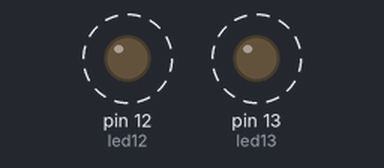
This sketch was run on a simulated Arduino Uno, built with avr-gcc and run on an emulated ATmega328P. Parts: output pins drawn as LEDs (lit = HIGH). Dashed ring = blinking. What the sketch prints to the serial monitor is not drawn.

Above: at 0.12 s.
Timing chart, 0 to 3.0 s (numbered marks = the images above):
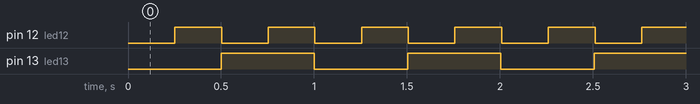

Measured:
- by itself, pin 12 (led12): alternates HIGH for 0.25 s and LOW for 0.25 s
- by itself, pin 13 (led13): alternates HIGH for 0.50 s and LOW for 0.50 s

The sketch:

sketch_jan31c.ino
```cpp
unsigned long time12;
unsigned long time13;
boolean etat13 = 0;
boolean etat12 = 0;

int led13 =13;
int led12 =12;

// the setup function runs once when you press reset or power the board
void setup() {
  // initialize digital pin LED_BUILTIN as an output.
  pinMode(led13, OUTPUT);
  pinMode (led12, OUTPUT);
  Serial.begin(9600);
  Serial.print("yo");
}

// the loop function runs over and over again forever
void loop() {

  if (millis()-time13>500){
    time13=millis();
    etat13=!etat13;
    digitalWrite (led13, etat13);
  }

  if (millis()-time12>250){
    time12=millis();
    etat12=!etat12;
    digitalWrite (led12, etat12);
  }
}
```
